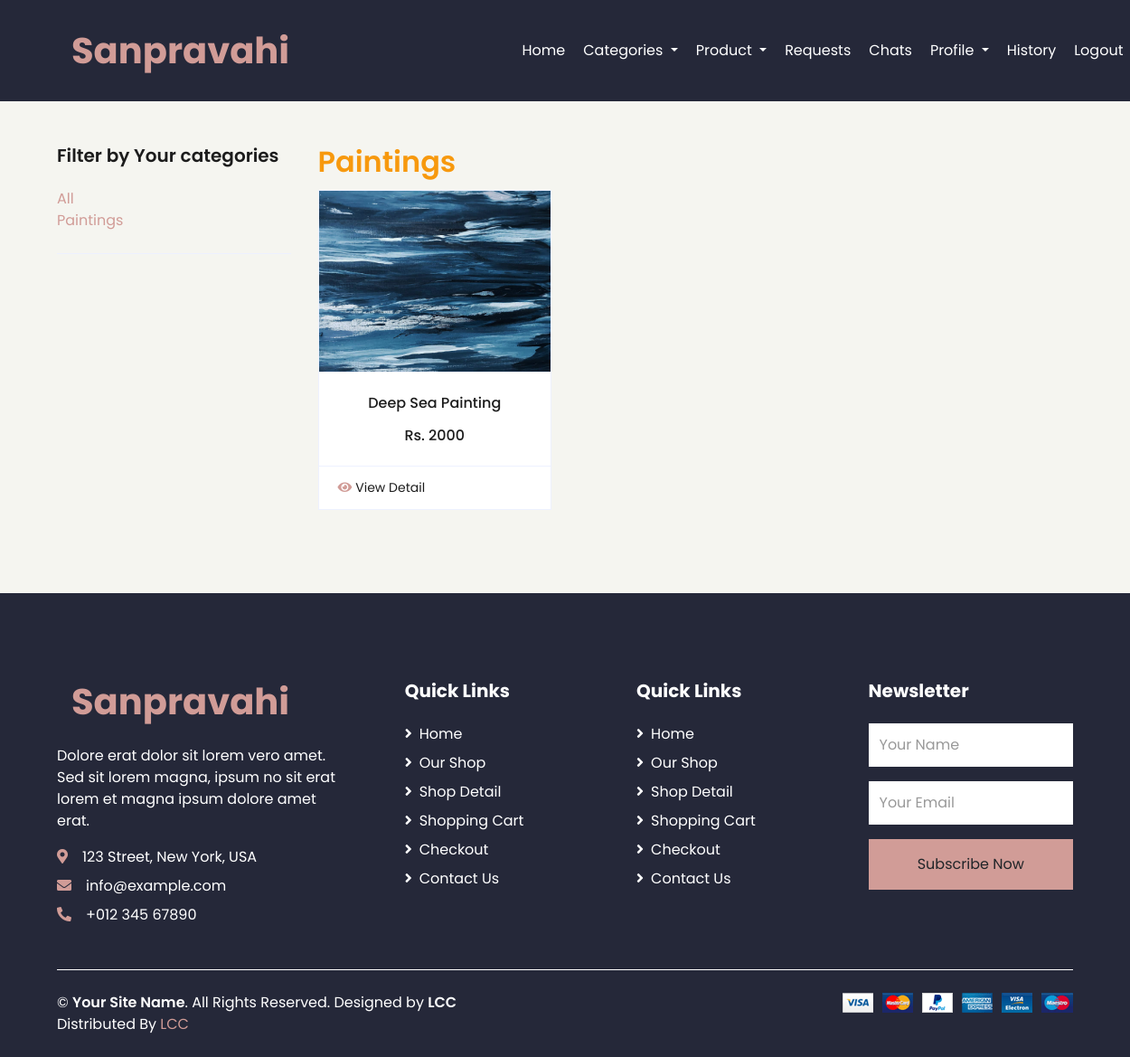
/freelancer-viewproducts/ (signed in), run on the app's committed database.
### artist_app/models.py (models this page shows)
class FreelancerCategory(models.Model):
    freelancer_id=models.ForeignKey(FreelancerReg,on_delete=models.CASCADE)
    category_id=models.ForeignKey(Category,on_delete=models.CASCADE)

class Category(models.Model):
    category=models.CharField(max_length=30)
    image=models.ImageField()

class Product(models.Model):
    freelancer_id=models.ForeignKey(FreelancerReg,on_delete=models.CASCADE)
    category_id=models.ForeignKey(Category,on_delete=models.CASCADE)
    pimage=models.ImageField()
    pname=models.CharField(max_length=30)
    price=models.CharField(max_length=30)
    p_size=models.CharField(max_length=30)
    prodstatus=models.CharField(max_length=30,null=True,default='Pending')

### artist_app/views.py (the view)
# urls.py: path('freelancer-viewproducts/',views.freelancer_viewproducts),
def freelancer_viewproducts(request):
    flog=request.session['fid']
    fdata=FreelancerReg.objects.get(f_log_id=flog)
    freelancer_categories=FreelancerCategory.objects.filter(freelancer_id=fdata)
    category=request.GET.get('category')
    print(category,'category,,,,,,,,,,,,,,,,,,,,,,,,,,,,,,,,,,,*')
    if category:
        products=Product.objects.filter(category_id_id=category,freelancer_id=fdata)
    else:
        products=Product.objects.filter(freelancer_id=fdata)
    print(products,'//////')
    return render(request,'freelancer/freelancer_viewproducts.html',{'categories':freelancer_categories,'products':products})

### templates/freelancer/freelancer_viewproducts.html
{% extends 'freelancer/freelancer_dashboard.html' %}
{% block content %}
<div class="container-fluid pt-5">
    <div class="row px-xl-5">
        <div class="col-lg-3 col-md-12">
            <div class="border-bottom mb-4 pb-4">
                <h5 class="font-weight-semi-bold mb-4">Filter by Your categories</h5>
                <a href="/freelancer-viewproducts">All</a><br>
                {% for category in categories %}
                <a href="/freelancer-view-catproducts?catid={{category.category_id.id}}">{{category.category_id.category}}</a><br>
                {% endfor %}
            </div>
        </div>
        <div class="col-lg-9 col-md-12">
            <div class="row pb-3">
                {% for product in products %}
                {% ifchanged product.category_id.category %}
                <div class="col-12 pb-1">
                    <h2 style="font-weight: 600; color: #F7990e; ">{{product.category_id.category}}</h2>
                </div>
                {% endifchanged %}
                <div class="col-lg-4 col-md-6 col-sm-12 pb-1 ">
                    <div class="card product-item border-0 mb-4">
                        <div class="card-header product-img position-relative overflow-hidden bg-transparent border p-0">
                            <img class="img-fluid w-100" src="../../static/media/{{product.pimage}}" alt="" style="width: 100% !important; height: 200px !important; ">
                        </div>
                        <div class="card-body border-left border-right text-center p-0 pt-4 pb-3">
                            <h6 class="text-truncate mb-3">{{product.pname}}</h6>
                            <div class="d-flex justify-content-center">
                                <h6>Rs. {{product.price}}</h6>
                            </div>
                        </div>
                        <div class="card-footer d-flex justify-content-between bg-light border">
                            <a href="/freelancer-viewproductdetail?prod={{product.id}}" class="btn btn-sm text-dark p-0"><i class="fas fa-eye text-primary mr-1"></i>View Detail</a>
                        </div>
                    </div>
                </div>
                {% endfor %}
            </div>
        </div>
    </div>
</div>
{% endblock %}

### data on the page
FreelancerCategory: category_id.category "Paintings"
Product: category_id.category "Paintings", pimage (picture), pname "Deep Sea Painting", price "2000"
